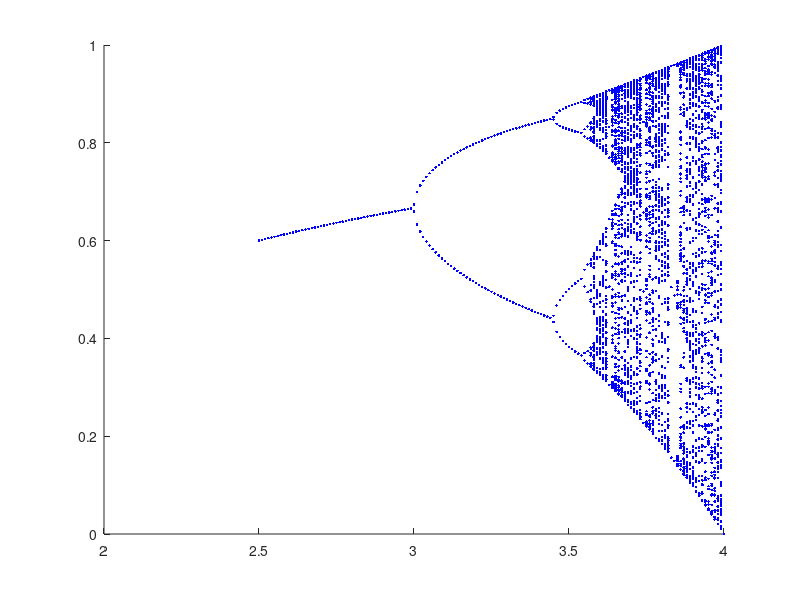

MATLAB code for this plot:
clear;
close all;
tic 
N = 1000;
x = zeros(N,1);
figure;
hold on
for a = 2.5:0.01:4.0
    x(1) = 0.5;
    for n=2:N
        x(n) = a*x(n-1)*(1-x(n-1));
    end
    plot(a*ones(101,1),x(900:end),'b.')%faster
    %plot(a,x(900:end),'b.')%Slow - not recommended
end
toc
